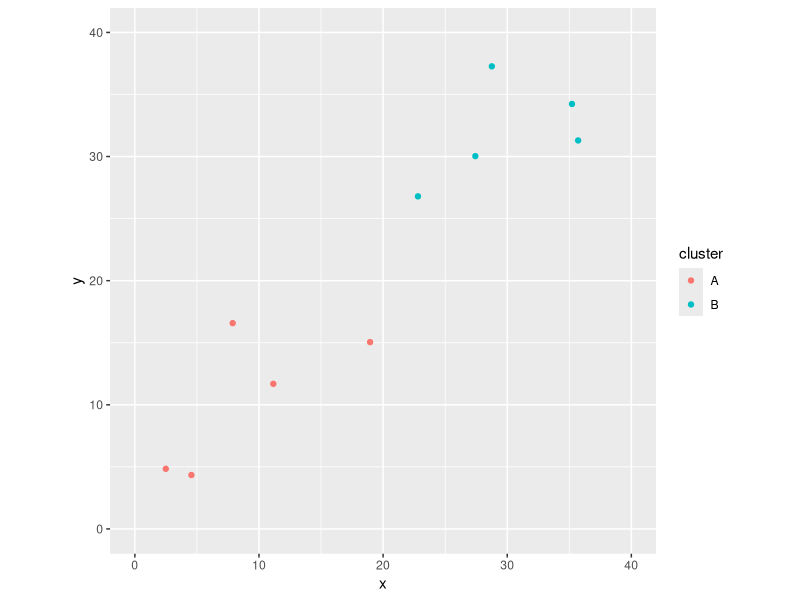

This chart was generated by the following R code: (Note: this script raises an error after producing the figure.)
## ---- chunk 1
library(tidyverse)
library(spatstat)
## ---- chunk 2
set.seed(457299)
A=tibble(x=runif(5,0,20),y=runif(5,0,20))
B=tibble(x=runif(5,20,40),y=runif(5,20,40))
ddd=bind_rows(A=A,B=B,.id="cluster")
g=ggplot(ddd,aes(x=x,y=y,colour=cluster))+geom_point()+
  coord_fixed(xlim=c(0,40),ylim=c(0,40))
g
## ---- chunk 3
dist=distances=spatstat::crossdist(A$x, A$y, B$x, B$y)
dist
## ---- chunk 4
wm1=which.min(apply(distances,1,min))
wm1
wm2=which.min(apply(distances,2,min))
wm2
closest=bind_rows(A=A[wm1,],B=B[wm2,],.id="cluster")
closest
## ---- chunk 5
g+geom_segment(data=closest,aes(x=x[1],y=y[1],xend=x[2],yend=y[2]),colour="darkgreen")
## ---- chunk 6
A %>% unite(coord, x, y) -> a1
B %>% unite(coord, x, y) -> b1
crossing(A_coord=a1$coord, B_coord=b1$coord) %>% 
  separate(A_coord, into=c("A_x", "A_y"), sep="_", convert=T) %>% 
  separate(B_coord, into=c("B_x", "B_y"), sep="_", convert=T) 
## ---- chunk 7
crossing(A_coord=a1$coord, B_coord=b1$coord) %>% 
  separate(A_coord, into=c("A_x", "A_y"), sep="_", convert=T) %>% 
  separate(B_coord, into=c("B_x", "B_y"), sep="_", convert=T) %>% 
  mutate(dist=sqrt((A_x-B_x)^2+(A_y-B_y)^2)) -> distances
distances %>% arrange(dist) %>% slice(1) -> d
d
## ---- chunk 8
g+geom_segment(data=d, aes(x=A_x, y=A_y, xend=B_x, yend=B_y), colour="darkgreen")
## ---- chunk 9
distances %>% arrange(desc(dist)) %>% slice(1) -> d
g+geom_segment(data=d, aes(x=A_x, y=A_y, xend=B_x, yend=B_y), colour="darkgreen")
## ---- chunk 10
d1=tribble(
  ~y, ~g,
  10, "A",
  11, "A",
  13, "A",
  11, "B",
  12, "B",
  14, "B"
)
d1
## ---- chunk 11
ggplot(d1, aes(x=g, y=y, colour=g))+geom_point()
## ---- chunk 12
d1.1=aov(y~g, data=d1)
summary(d1.1)
## ---- chunk 13
d2=tribble(
  ~y, ~g,
  10, "A",
  11, "A",
  13, "A",
  21, "B",
  22, "B",
  24, "B"
)
d2
## ---- chunk 14
d2.1=aov(y~g, data=d2)
summary(d2.1)
## ---- chunk 15
d1 %>% summarize(m=mean(y)) -> d1.overall
d1.overall
d1 %>% mutate(mean=d1.overall$m) %>% 
  mutate(diffsq=(y-mean)^2) %>% 
  summarize(total=sum(diffsq))
## ---- chunk 16
d1 %>% group_by(g) %>% summarize(m=mean(y)) -> d1.groups
d1.groups
d1 %>% left_join(d1.groups) %>% 
  mutate(diffsq=(y-m)^2) %>% 
  summarize(total=sum(diffsq))
## ---- chunk 17
10.8-9.33
## ---- chunk 18
d2 %>% summarize(m=mean(y)) -> d2.overall
d2.overall
d2 %>% mutate(mean=d2.overall$m) %>% 
  mutate(diffsq=(y-mean)^2) %>% 
  summarize(total=sum(diffsq))
## ---- chunk 19
d2 %>% group_by(g) %>% summarize(m=mean(y)) -> d2.groups
d2.groups
d2 %>% left_join(d2.groups) %>% 
  mutate(diffsq=(y-m)^2) %>% 
  summarize(total=sum(diffsq))
## ---- chunk 20
191-9.33
